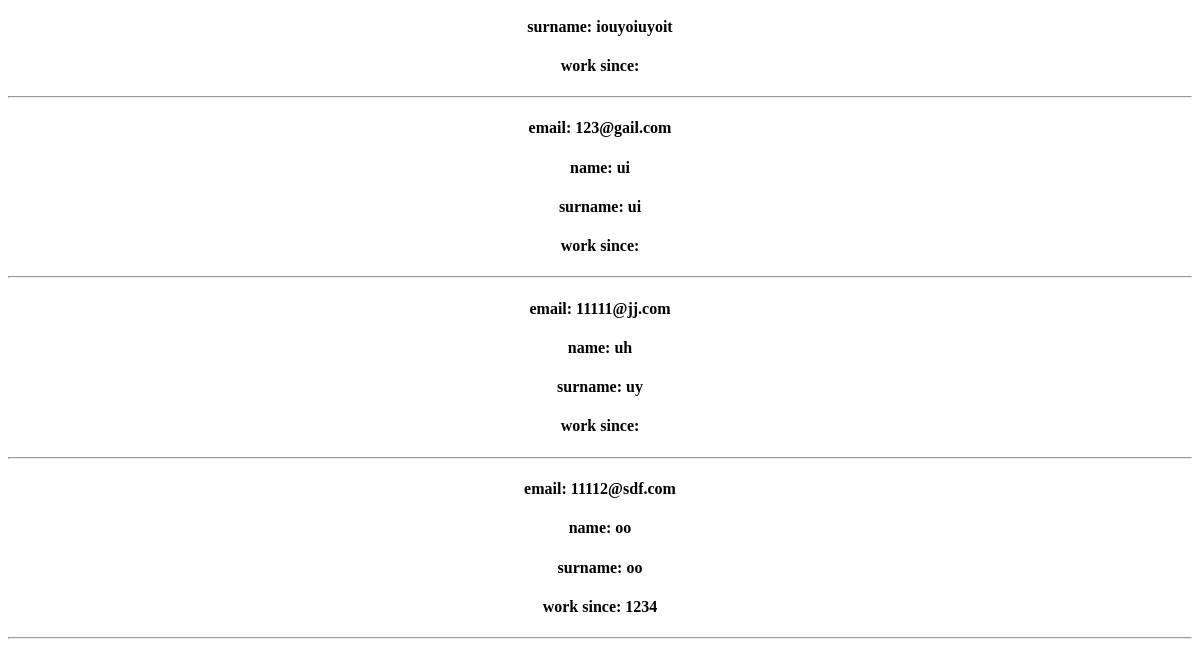
The app's page / (lower part), older data.
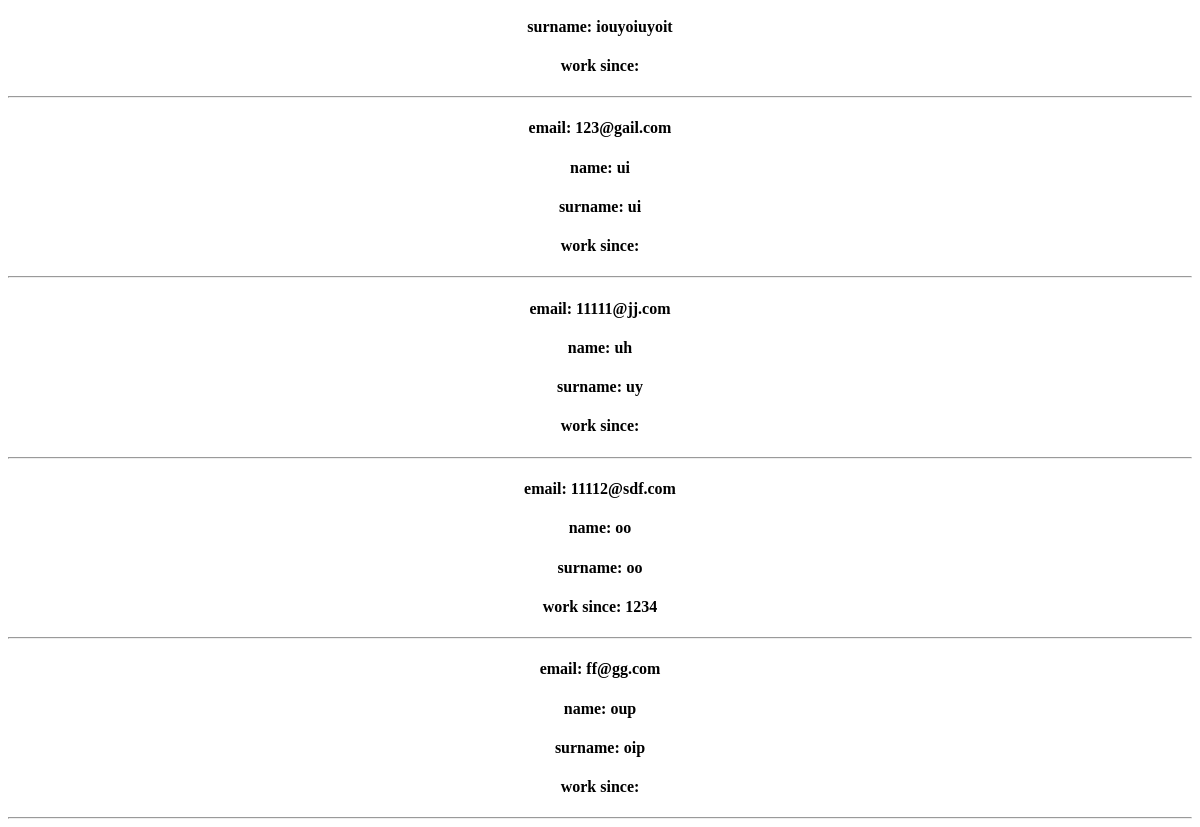
The same page, newer data.
### journal/models.py (models this page shows, shortened)
class CustomUser(AbstractBaseUser):
    name = models.CharField(max_length=15, null=False)
    surname = models.CharField(max_length=15, null=False)
    patronymic = models.CharField(max_length=15, blank=True, null=True)
    email = models.EmailField(unique=True)  # require
    phone_number = models.CharField(max_length=16, blank=True, null=True)
    avatar = models.ImageField(upload_to='user/avatar/', blank=True, null=True)
    date_of_birth = models.DateField(null=True)
    role = models.CharField(max_length=8, null=False, default="Other")
    is_active = models.BooleanField(default=True)
    is_staff = models.BooleanField(default=False)
    is_admin = models.BooleanField(default=False)
    USERNAME_FIELD = 'email'
    REQUIRED_FIELDS = ["name", "surname"]
    objects = CustomUserManager()

class Teacher(models.Model):
    user = models.OneToOneField(settings.AUTH_USER_MODEL, on_delete=models.CASCADE)
    working_since = models.CharField(max_length=4, verbose_name="Почав(ла) працювати з")

### journal/views.py (the view)
# urls.py: path('', main, name="main"),
def main(request):
    user_model = get_user_model()
    all_users = user_model.objects.all()
    return render(request, 'journal/main.html', {'all_users': all_users, 'title': "main"})

### journal/templates/journal/main.html (shortened to what this page needs)
{% extends 'journal/base.html' %}
{% block main %}
{% for user in all_users %}
<h4>email: {{ user.email }}</h4>
<h4>name: {{ user.name }}</h4>
<h4>surname: {{ user.surname }}</h4>
<h4>work since: {{ user.teacher.working_since }}</h4>
<hr>
{% endfor %}
{% endblock %}

Row changes from the older to the newer data that the page shows:
added CustomUser: email "ff@gg.com", name "oup", surname "oip"
